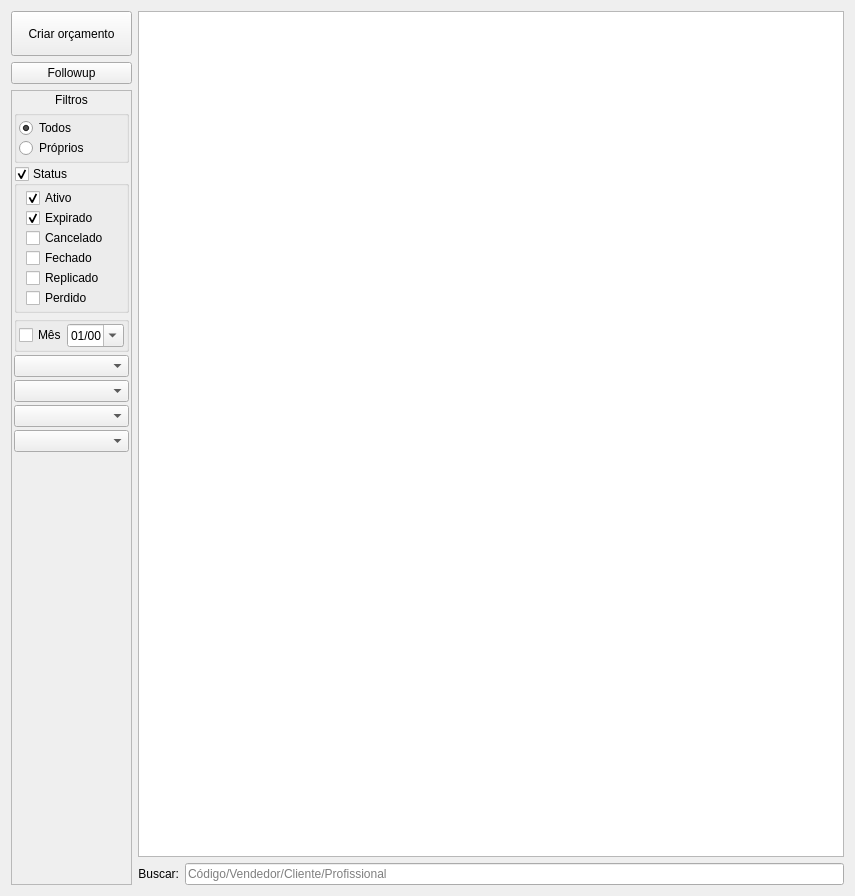
<?xml version="1.0" encoding="UTF-8"?>
<ui version="4.0">
 <class>WidgetOrcamento</class>
 <widget class="QWidget" name="WidgetOrcamento">
  <property name="geometry">
   <rect>
    <x>0</x>
    <y>0</y>
    <width>855</width>
    <height>896</height>
   </rect>
  </property>
  <property name="windowTitle">
   <string>Form</string>
  </property>
  <layout class="QGridLayout" name="gridLayout">
   <item row="0" column="0">
    <widget class="QPushButton" name="pushButtonCriarOrc">
     <property name="minimumSize">
      <size>
       <width>100</width>
       <height>45</height>
      </size>
     </property>
     <property name="text">
      <string>Criar orçamento</string>
     </property>
    </widget>
   </item>
   <item row="1" column="0">
    <widget class="QPushButton" name="pushButtonFollowup">
     <property name="text">
      <string>Followup</string>
     </property>
    </widget>
   </item>
   <item row="3" column="1">
    <widget class="QLabel" name="label">
     <property name="enabled">
      <bool>true</bool>
     </property>
     <property name="text">
      <string>Buscar:</string>
     </property>
     <property name="alignment">
      <set>Qt::AlignRight|Qt::AlignTrailing|Qt::AlignVCenter</set>
     </property>
    </widget>
   </item>
   <item row="3" column="2">
    <widget class="QLineEdit" name="lineEditBusca">
     <property name="enabled">
      <bool>true</bool>
     </property>
     <property name="placeholderText">
      <string>Código/Vendedor/Cliente/Profissional</string>
     </property>
    </widget>
   </item>
   <item row="0" column="1" rowspan="3" colspan="2">
    <widget class="TableView" name="table">
     <property name="mouseTracking">
      <bool>true</bool>
     </property>
     <property name="editTriggers">
      <set>QAbstractItemView::NoEditTriggers</set>
     </property>
     <property name="alternatingRowColors">
      <bool>true</bool>
     </property>
     <property name="selectionBehavior">
      <enum>QAbstractItemView::SelectRows</enum>
     </property>
     <property name="sortingEnabled">
      <bool>true</bool>
     </property>
    </widget>
   </item>
   <item row="2" column="0" rowspan="2">
    <widget class="ScrollArea" name="scrollArea">
     <property name="sizePolicy">
      <sizepolicy hsizetype="Preferred" vsizetype="Expanding">
       <horstretch>0</horstretch>
       <verstretch>0</verstretch>
      </sizepolicy>
     </property>
     <property name="widgetResizable">
      <bool>true</bool>
     </property>
     <widget class="QWidget" name="scrollAreaWidgetContents">
      <property name="geometry">
       <rect>
        <x>0</x>
        <y>0</y>
        <width>135</width>
        <height>794</height>
       </rect>
      </property>
      <layout class="QGridLayout" name="gridLayout_7">
       <property name="leftMargin">
        <number>0</number>
       </property>
       <property name="topMargin">
        <number>0</number>
       </property>
       <property name="rightMargin">
        <number>0</number>
       </property>
       <property name="bottomMargin">
        <number>0</number>
       </property>
       <property name="spacing">
        <number>0</number>
       </property>
       <item row="2" column="0">
        <spacer name="verticalSpacer_2">
         <property name="orientation">
          <enum>Qt::Vertical</enum>
         </property>
         <property name="sizeHint" stdset="0">
          <size>
           <width>0</width>
           <height>0</height>
          </size>
         </property>
        </spacer>
       </item>
       <item row="0" column="0">
        <widget class="QFrame" name="frame_2">
         <property name="enabled">
          <bool>true</bool>
         </property>
         <property name="sizePolicy">
          <sizepolicy hsizetype="Minimum" vsizetype="Preferred">
           <horstretch>0</horstretch>
           <verstretch>0</verstretch>
          </sizepolicy>
         </property>
         <layout class="QVBoxLayout" name="verticalLayout">
          <property name="spacing">
           <number>3</number>
          </property>
          <property name="leftMargin">
           <number>2</number>
          </property>
          <property name="topMargin">
           <number>2</number>
          </property>
          <property name="rightMargin">
           <number>2</number>
          </property>
          <property name="bottomMargin">
           <number>2</number>
          </property>
          <item>
           <widget class="QLabel" name="label_3">
            <property name="text">
             <string>Filtros</string>
            </property>
            <property name="alignment">
             <set>Qt::AlignCenter</set>
            </property>
           </widget>
          </item>
          <item>
           <widget class="QGroupBox" name="groupBox">
            <layout class="QVBoxLayout" name="verticalLayout_8">
             <property name="spacing">
              <number>0</number>
             </property>
             <property name="leftMargin">
              <number>2</number>
             </property>
             <property name="topMargin">
              <number>2</number>
             </property>
             <property name="rightMargin">
              <number>2</number>
             </property>
             <property name="bottomMargin">
              <number>2</number>
             </property>
             <item>
              <widget class="QRadioButton" name="radioButtonTodos">
               <property name="enabled">
                <bool>true</bool>
               </property>
               <property name="text">
                <string>Todos</string>
               </property>
               <property name="checked">
                <bool>true</bool>
               </property>
              </widget>
             </item>
             <item>
              <widget class="QRadioButton" name="radioButtonProprios">
               <property name="enabled">
                <bool>true</bool>
               </property>
               <property name="text">
                <string>Próprios</string>
               </property>
               <property name="checked">
                <bool>false</bool>
               </property>
              </widget>
             </item>
            </layout>
           </widget>
          </item>
          <item>
           <widget class="QGroupBox" name="groupBoxStatus">
            <property name="title">
             <string>Status</string>
            </property>
            <property name="flat">
             <bool>false</bool>
            </property>
            <property name="checkable">
             <bool>true</bool>
            </property>
            <property name="checked">
             <bool>true</bool>
            </property>
            <layout class="QVBoxLayout" name="verticalLayout_6">
             <property name="spacing">
              <number>0</number>
             </property>
             <property name="topMargin">
              <number>2</number>
             </property>
             <property name="rightMargin">
              <number>2</number>
             </property>
             <property name="bottomMargin">
              <number>2</number>
             </property>
             <item>
              <widget class="QCheckBox" name="checkBoxValido">
               <property name="enabled">
                <bool>true</bool>
               </property>
               <property name="text">
                <string>Ativo</string>
               </property>
               <property name="checked">
                <bool>true</bool>
               </property>
              </widget>
             </item>
             <item>
              <widget class="QCheckBox" name="checkBoxExpirado">
               <property name="enabled">
                <bool>true</bool>
               </property>
               <property name="text">
                <string>Expirado</string>
               </property>
               <property name="checked">
                <bool>true</bool>
               </property>
              </widget>
             </item>
             <item>
              <widget class="QCheckBox" name="checkBoxCancelado">
               <property name="enabled">
                <bool>true</bool>
               </property>
               <property name="text">
                <string>Cancelado</string>
               </property>
               <property name="checked">
                <bool>false</bool>
               </property>
              </widget>
             </item>
             <item>
              <widget class="QCheckBox" name="checkBoxFechado">
               <property name="enabled">
                <bool>true</bool>
               </property>
               <property name="text">
                <string>Fechado</string>
               </property>
               <property name="checked">
                <bool>false</bool>
               </property>
              </widget>
             </item>
             <item>
              <widget class="QCheckBox" name="checkBoxReplicado">
               <property name="enabled">
                <bool>true</bool>
               </property>
               <property name="text">
                <string>Replicado</string>
               </property>
               <property name="checked">
                <bool>false</bool>
               </property>
              </widget>
             </item>
             <item>
              <widget class="QCheckBox" name="checkBoxPerdido">
               <property name="enabled">
                <bool>true</bool>
               </property>
               <property name="text">
                <string>Perdido</string>
               </property>
               <property name="checked">
                <bool>false</bool>
               </property>
              </widget>
             </item>
            </layout>
           </widget>
          </item>
          <item>
           <widget class="QGroupBox" name="groupBoxMes">
            <property name="enabled">
             <bool>true</bool>
            </property>
            <property name="title">
             <string/>
            </property>
            <property name="flat">
             <bool>false</bool>
            </property>
            <property name="checkable">
             <bool>false</bool>
            </property>
            <property name="checked">
             <bool>false</bool>
            </property>
            <layout class="QHBoxLayout" name="horizontalLayout">
             <property name="spacing">
              <number>0</number>
             </property>
             <property name="leftMargin">
              <number>2</number>
             </property>
             <property name="topMargin">
              <number>2</number>
             </property>
             <property name="rightMargin">
              <number>2</number>
             </property>
             <property name="bottomMargin">
              <number>2</number>
             </property>
             <item>
              <widget class="QCheckBox" name="checkBoxMes">
               <property name="sizePolicy">
                <sizepolicy hsizetype="Maximum" vsizetype="Fixed">
                 <horstretch>0</horstretch>
                 <verstretch>0</verstretch>
                </sizepolicy>
               </property>
               <property name="text">
                <string>Mês</string>
               </property>
              </widget>
             </item>
             <item>
              <widget class="QDateEdit" name="dateEditMes">
               <property name="currentSection">
                <enum>QDateTimeEdit::MonthSection</enum>
               </property>
               <property name="displayFormat">
                <string>MM/yy</string>
               </property>
               <property name="calendarPopup">
                <bool>true</bool>
               </property>
              </widget>
             </item>
            </layout>
           </widget>
          </item>
          <item>
           <widget class="QFrame" name="frameLojas">
            <layout class="QVBoxLayout" name="verticalLayout_4">
             <property name="spacing">
              <number>0</number>
             </property>
             <property name="leftMargin">
              <number>0</number>
             </property>
             <property name="topMargin">
              <number>0</number>
             </property>
             <property name="rightMargin">
              <number>0</number>
             </property>
             <property name="bottomMargin">
              <number>0</number>
             </property>
             <item>
              <widget class="ComboBox" name="comboBoxLojas"/>
             </item>
            </layout>
           </widget>
          </item>
          <item>
           <widget class="QFrame" name="frameVendedores">
            <layout class="QVBoxLayout" name="verticalLayout_7">
             <property name="spacing">
              <number>0</number>
             </property>
             <property name="leftMargin">
              <number>0</number>
             </property>
             <property name="topMargin">
              <number>0</number>
             </property>
             <property name="rightMargin">
              <number>0</number>
             </property>
             <property name="bottomMargin">
              <number>0</number>
             </property>
             <item>
              <widget class="ComboBox" name="comboBoxVendedores"/>
             </item>
            </layout>
           </widget>
          </item>
          <item>
           <widget class="QFrame" name="frameFornecedores">
            <layout class="QVBoxLayout" name="verticalLayout_3">
             <property name="spacing">
              <number>0</number>
             </property>
             <property name="leftMargin">
              <number>0</number>
             </property>
             <property name="topMargin">
              <number>0</number>
             </property>
             <property name="rightMargin">
              <number>0</number>
             </property>
             <property name="bottomMargin">
              <number>0</number>
             </property>
             <item>
              <widget class="ComboBox" name="comboBoxFornecedores"/>
             </item>
            </layout>
           </widget>
          </item>
          <item>
           <widget class="QFrame" name="frameFollowup">
            <property name="styleSheet">
             <string notr="true"/>
            </property>
            <layout class="QVBoxLayout" name="verticalLayout_2">
             <property name="spacing">
              <number>0</number>
             </property>
             <property name="leftMargin">
              <number>0</number>
             </property>
             <property name="topMargin">
              <number>0</number>
             </property>
             <property name="rightMargin">
              <number>0</number>
             </property>
             <property name="bottomMargin">
              <number>0</number>
             </property>
             <item>
              <widget class="ComboBox" name="comboBoxFollowup">
               <property name="currentText">
                <string/>
               </property>
              </widget>
             </item>
            </layout>
           </widget>
          </item>
         </layout>
        </widget>
       </item>
      </layout>
     </widget>
    </widget>
   </item>
  </layout>
 </widget>
 <customwidgets>
  <customwidget>
   <class>TableView</class>
   <extends>QTableView</extends>
   <header>src/tableview.h</header>
  </customwidget>
  <customwidget>
   <class>ComboBox</class>
   <extends>QComboBox</extends>
   <header>src/combobox.h</header>
  </customwidget>
  <customwidget>
   <class>ScrollArea</class>
   <extends>QScrollArea</extends>
   <header>src/scrollarea.h</header>
   <container>1</container>
  </customwidget>
 </customwidgets>
 <tabstops>
  <tabstop>pushButtonCriarOrc</tabstop>
  <tabstop>pushButtonFollowup</tabstop>
  <tabstop>scrollArea</tabstop>
  <tabstop>groupBoxStatus</tabstop>
  <tabstop>checkBoxValido</tabstop>
  <tabstop>checkBoxExpirado</tabstop>
  <tabstop>checkBoxCancelado</tabstop>
  <tabstop>checkBoxFechado</tabstop>
  <tabstop>checkBoxReplicado</tabstop>
  <tabstop>checkBoxPerdido</tabstop>
  <tabstop>comboBoxLojas</tabstop>
  <tabstop>comboBoxVendedores</tabstop>
  <tabstop>dateEditMes</tabstop>
  <tabstop>comboBoxFollowup</tabstop>
  <tabstop>table</tabstop>
  <tabstop>lineEditBusca</tabstop>
 </tabstops>
 <resources/>
 <connections/>
</ui>
